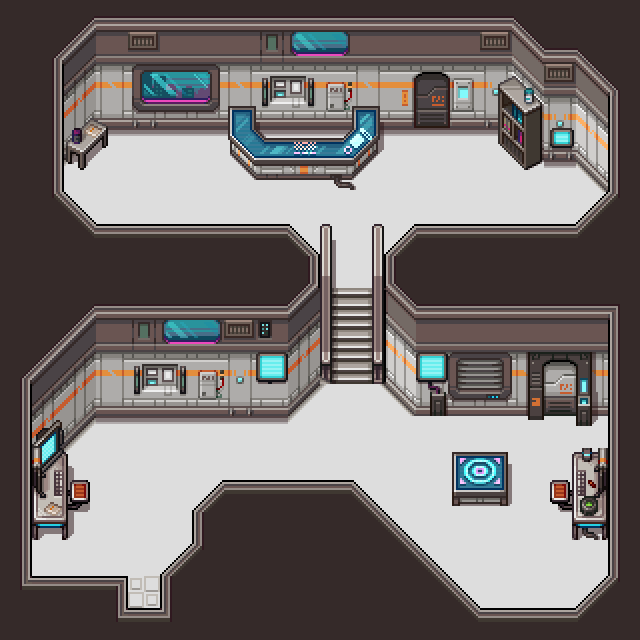

Below is a game level as drawn by its tile map, then a one-line description and the .tmx that defines it (tile-layer data replaced by summaries):
An orthogonal 20x20 tile map with 32x32 px tiles, 3 tile layers (Ground, Map, Object), 5 tilesets and 121 objects (3x Npc, Home, Boss, Room).

<map version="1.9" tiledversion="1.9.2" orientation="orthogonal" renderorder="left-down" width="20" height="20" tilewidth="32" tileheight="32" infinite="0" nextlayerid="7" nextobjectid="140">
 <editorsettings>
  <export target="CyberMain.json" format="json" />
 </editorsettings>
 <tileset firstgid="1" name="CyberMain1Tiled" tilewidth="32" tileheight="32" tilecount="152" columns="8">
  <image source="../images/32CyberPop Vexed/Mid-TownA5.png" trans="ff00ff" width="256" height="608" />
 </tileset>
 <tileset firstgid="153" name="CyberMain2Tiled" tilewidth="32" tileheight="32" tilecount="256" columns="16">
  <image source="../images/32CyberPop Vexed/Mid-TownD.png" trans="ff00ff" width="512" height="512" />
 </tileset>
 <tileset firstgid="409" name="CyberMain3Tiled" tilewidth="32" tileheight="32" tilecount="256" columns="16">
  <image source="../images/32CyberPop Vexed/Mid-TownB.png" trans="ff00ff" width="512" height="512" />
 </tileset>
 <tileset firstgid="665" name="CyberMain4Tiled" tilewidth="32" tileheight="32" tilecount="256" columns="16">
  <image source="../images/32CyberPop Vexed/Mid-TownC.png" trans="ff00ff" width="512" height="512" />
 </tileset>
 <tileset firstgid="921" name="CyberMain5Tiled" tilewidth="32" tileheight="32" tilecount="208" columns="13">
  <image source="../images/32CyberPop Vexed/CP_WallsA4.png" trans="ff00ff" width="416" height="512" />
 </tileset>
 <layer id="1" name="Ground" width="20" height="20" locked="1">
  <data>[400 cells, 400 non-empty, 7 distinct tile ids]</data>
 </layer>
 <layer id="2" name="Map" width="20" height="20">
  <data>[400 cells, 231 non-empty, 75 distinct tile ids]</data>
 </layer>
 <layer id="3" name="Object" width="20" height="20" locked="1">
  <data>[400 cells, 69 non-empty, 68 distinct tile ids]</data>
 </layer>
 <objectgroup id="6" name="UserPosition">
  <object id="122" x="144.622" y="575.35">
   <properties>
    <property name="Position" value="0" />
   </properties>
   <point />
  </object>
  <object id="123" x="559.5" y="439">
   <properties>
    <property name="Position" value="1" />
   </properties>
   <point />
  </object>
  <object id="134" x="432" y="154">
   <properties>
    <property name="Position" value="2" />
   </properties>
   <point />
  </object>
 </objectgroup>
 <objectgroup id="5" name="Event">
  <object id="120" name="Home" x="559.636" y="395.864">
   <properties>
    <property name="EventId" value="main_house_1_1,main_house_2_1" />
    <property name="ObjectId" value="2" />
   </properties>
  </object>
  <object id="131" name="Npc" x="277.903" y="654.563" width="25.1932" height="23.875">
   <properties>
    <property name="EventId" value="" />
    <property name="ObjectId" value="" />
    <property name="Type" value="AORUSGirl1" />
   </properties>
  </object>
  <object id="132" name="Npc" x="306.903" y="655.063" width="25.1932" height="23.875">
   <properties>
    <property name="EventId" value="" />
    <property name="ObjectId" value="" />
    <property name="Type" value="AORUSGirl2" />
   </properties>
  </object>
  <object id="133" name="Npc" x="335.903" y="655.563" width="25.1932" height="23.875">
   <properties>
    <property name="EventId" value="" />
    <property name="ObjectId" value="" />
    <property name="Type" value="AORUSGirl3" />
   </properties>
  </object>
  <object id="135" name="Boss" x="432.5" y="114">
   <properties>
    <property name="EventId" value="main_bossdoor_0_1,main_bossdoor_1_1,main_bossdoor_2_1" />
    <property name="ObjectId" value="6" />
   </properties>
  </object>
  <object id="136" name="Room" x="143" y="609">
   <properties>
    <property name="EventId" value="main_room_1_1" />
    <property name="ObjectId" value="8" />
   </properties>
  </object>
 </objectgroup>
 <objectgroup id="4" name="Wall">
  <object id="1" x="94.6667" y="224" width="194.667" height="18.6667" />
  <object id="2" x="416" y="224.667" width="160" height="18.6667" />
  <object id="3" x="13.1667" y="575.833" width="113.333" height="19.1667" />
  <object id="4" x="480" y="608.667" width="95.9997" height="18.6667" />
  <object id="5" x="222.667" y="481" width="129.333" height="18.6667" />
  <object id="6" x="192.667" y="511.333" width="17.333" height="33.6667" />
  <object id="7" x="608.667" y="375.667" width="17.333" height="200" />
  <object id="8" x="13.3335" y="445.5" width="17.333" height="161.167" />
  <object id="9" x="44.0002" y="85.8788" width="17.333" height="106.121" />
  <object id="10" x="56.6665" y="100.333" width="455" height="18.6667" />
  <object id="11" x="352.666" y="102.667" width="27.334" height="34" />
  <object id="12" x="542.333" y="117.333" width="34.6673" height="18.6667" />
  <object id="13" x="608.667" y="146.833" width="17.333" height="45.167" />
  <object id="14" x="415.333" y="382.333" width="192.667" height="18.6667" />
  <object id="15" x="95.9695" y="382.333" width="191.031" height="18.6667" />
  <object id="17" x="170.333" y="578.667">
   <ellipse />
  </object>
  <object id="18" x="180.333" y="569.333">
   <ellipse />
  </object>
  <object id="19" x="189" y="560" width="0.666667">
   <ellipse />
  </object>
  <object id="20" x="191" y="559.333">
   <ellipse />
  </object>
  <object id="21" x="199" y="550.667">
   <ellipse />
  </object>
  <object id="22" x="468.667" y="610.667">
   <ellipse />
  </object>
  <object id="23" x="456.667" y="600">
   <ellipse />
  </object>
  <object id="25" x="443.75" y="586.5">
   <ellipse />
  </object>
  <object id="27" x="432.875" y="574.625">
   <ellipse />
  </object>
  <object id="28" x="421.75" y="563.25">
   <ellipse />
  </object>
  <object id="29" x="410.75" y="552.75">
   <ellipse />
  </object>
  <object id="30" x="399.625" y="541.5">
   <ellipse />
  </object>
  <object id="31" x="387.375" y="530.375">
   <ellipse />
  </object>
  <object id="32" x="376.875" y="520">
   <ellipse />
  </object>
  <object id="33" x="366.875" y="508.75">
   <ellipse />
  </object>
  <object id="34" x="355.875" y="498">
   <ellipse />
  </object>
  <object id="35" x="348.25" y="491.125">
   <ellipse />
  </object>
  <object id="36" x="203.333" y="512.334">
   <ellipse />
  </object>
  <object id="37" x="213.333" y="503">
   <ellipse />
  </object>
  <object id="38" x="224" y="493">
   <ellipse />
  </object>
  <object id="39" x="584" y="612.334">
   <ellipse />
  </object>
  <object id="40" x="594" y="603">
   <ellipse />
  </object>
  <object id="41" x="602.667" y="593.667" width="0.666667">
   <ellipse />
  </object>
  <object id="42" x="604.667" y="593">
   <ellipse />
  </object>
  <object id="43" x="612.667" y="584.334">
   <ellipse />
  </object>
  <object id="44" x="382.333" y="254.166" width="20.333" height="111.667" />
  <object id="45" x="302.834" y="255.916" width="16.833" height="110.167" />
  <object id="46" x="285.841" y="391.303">
   <ellipse />
  </object>
  <object id="47" x="293.295" y="383.788">
   <ellipse />
  </object>
  <object id="48" x="299.667" y="366" width="0.666667">
   <ellipse />
  </object>
  <object id="49" x="303.417" y="374.333">
   <ellipse />
  </object>
  <object id="53" x="47.3636" y="425.394" width="0.666667">
   <ellipse />
  </object>
  <object id="55" x="52.3636" y="428.061">
   <ellipse />
  </object>
  <object id="56" x="60.2724" y="420.849">
   <ellipse />
  </object>
  <object id="57" x="69.2724" y="413.515">
   <ellipse />
  </object>
  <object id="58" x="77.9394" y="404.182" width="0.666667">
   <ellipse />
  </object>
  <object id="59" x="78.9394" y="403.515">
   <ellipse />
  </object>
  <object id="60" x="87.9394" y="394.849">
   <ellipse />
  </object>
  <object id="61" x="415.947" y="390.864">
   <ellipse />
  </object>
  <object id="62" x="400.947" y="374.822">
   <ellipse />
  </object>
  <object id="64" x="408.989" y="383.364">
   <ellipse />
  </object>
  <object id="65" x="309.959" y="259.5">
   <ellipse />
  </object>
  </objectgroup>
</map>
<!-- 55 of 121 objects omitted -->
